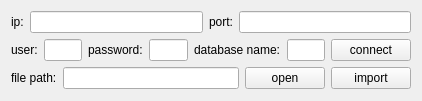
<?xml version="1.0" encoding="UTF-8"?>
<ui version="4.0">
 <class>Form</class>
 <widget class="QWidget" name="Form">
  <property name="geometry">
   <rect>
    <x>0</x>
    <y>0</y>
    <width>422</width>
    <height>101</height>
   </rect>
  </property>
  <property name="windowTitle">
   <string>Form</string>
  </property>
  <layout class="QVBoxLayout" name="verticalLayout">
   <item>
    <layout class="QHBoxLayout" name="horizontalLayout">
     <item>
      <widget class="QLabel" name="label">
       <property name="text">
        <string>ip:</string>
       </property>
      </widget>
     </item>
     <item>
      <widget class="QLineEdit" name="lineEdit_ip"/>
     </item>
     <item>
      <widget class="QLabel" name="label_2">
       <property name="text">
        <string>port:</string>
       </property>
      </widget>
     </item>
     <item>
      <widget class="QLineEdit" name="lineEdit_port"/>
     </item>
    </layout>
   </item>
   <item>
    <layout class="QHBoxLayout" name="horizontalLayout_2">
     <item>
      <widget class="QLabel" name="label_3">
       <property name="text">
        <string>user:</string>
       </property>
      </widget>
     </item>
     <item>
      <widget class="QLineEdit" name="lineEdit_user"/>
     </item>
     <item>
      <widget class="QLabel" name="label_4">
       <property name="text">
        <string>password:</string>
       </property>
      </widget>
     </item>
     <item>
      <widget class="QLineEdit" name="lineEdit_password"/>
     </item>
     <item>
      <widget class="QLabel" name="label_5">
       <property name="text">
        <string>database name:</string>
       </property>
      </widget>
     </item>
     <item>
      <widget class="QLineEdit" name="lineEdit_database_name"/>
     </item>
     <item>
      <widget class="QPushButton" name="pushButton_switch">
       <property name="text">
        <string>connect</string>
       </property>
      </widget>
     </item>
    </layout>
   </item>
   <item>
    <layout class="QHBoxLayout" name="horizontalLayout_3">
     <item>
      <widget class="QLabel" name="label_6">
       <property name="text">
        <string>file path:</string>
       </property>
      </widget>
     </item>
     <item>
      <widget class="QLineEdit" name="lineEdit_file_path">
       <property name="enabled">
        <bool>true</bool>
       </property>
       <property name="readOnly">
        <bool>true</bool>
       </property>
      </widget>
     </item>
     <item>
      <widget class="QPushButton" name="pushButton_open">
       <property name="text">
        <string>open</string>
       </property>
      </widget>
     </item>
     <item>
      <widget class="QPushButton" name="pushButton_2">
       <property name="text">
        <string>import</string>
       </property>
      </widget>
     </item>
    </layout>
   </item>
  </layout>
 </widget>
 <resources/>
 <connections/>
</ui>
